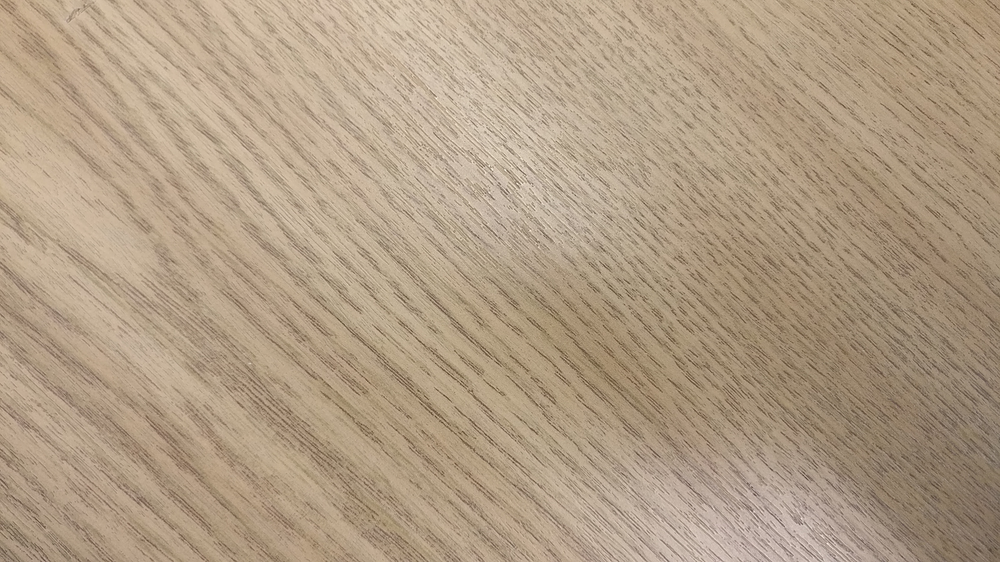
#> input picture selected_topics/forensics/CC_TP1_photos/DSC_0003.PNG, 1000 x 562 px, shrunk from 2304 x 1296 before the run, found by its file name
$ jupyter execute --allow-errors forensics_TP1.ipynb   (shell and % lines are left out)
#> lines starting #> are read from the running program, lines starting #| are printed output that depends on the picture
[cell 1]
import matplotlib.pyplot as plt
import matplotlib.image as mpimg
import cv2
import numpy as np

[cell 2]
#./CC_TP1_photos/DSC_XXXX
img = cv2.imread("./CC_TP1_photos/DSC_0003.png")
#> img is the input picture: shape (562, 1000, 3); mean B, G, R 132.7, 156.4, 176.2
gray = cv2.cvtColor(img, cv2.COLOR_BGR2GRAY)
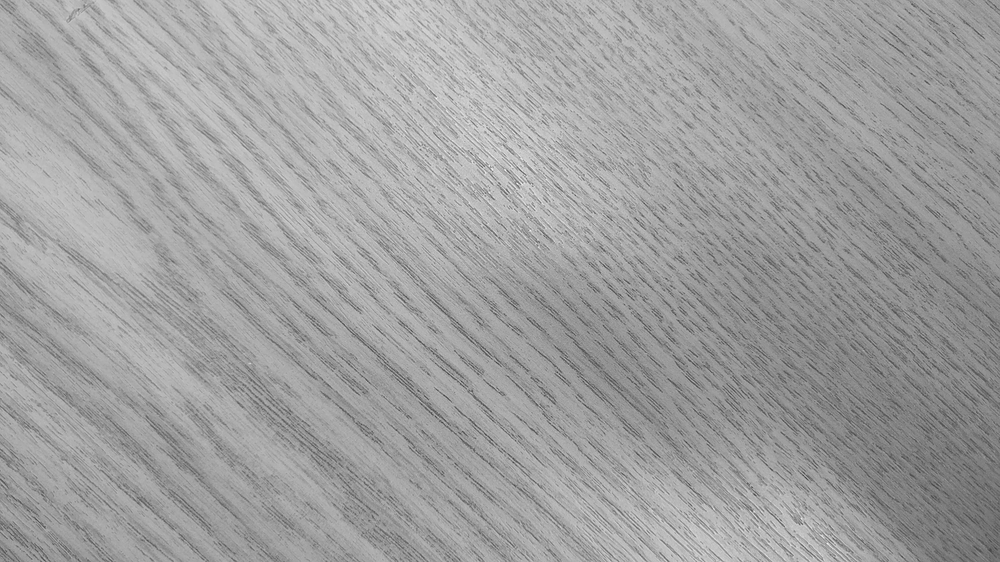
#> gray: shape (562, 1000); min 62, max 249, mean 159.6
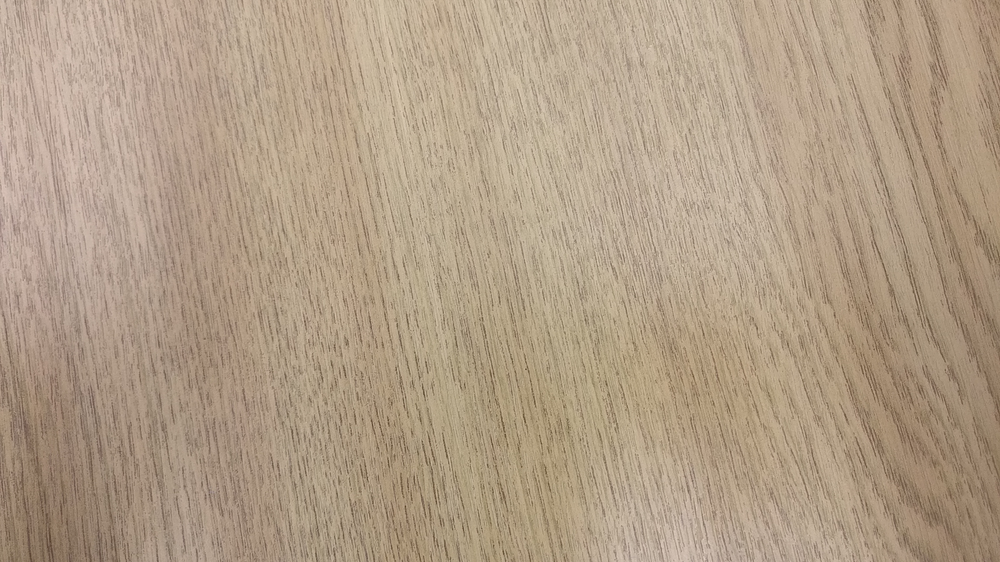
#> input picture selected_topics/forensics/CC_TP1_photos/DSC_0001.PNG, 1000 x 562 px, shrunk from 2304 x 1296 before the run, found by its file name
#> further down, img is the input picture: shape (562, 1000, 3); mean B, G, R 135, 157.5, 177
#> `gray = cv2.cvtColor(img, cv2.COLOR_BGR2GRAY)`:
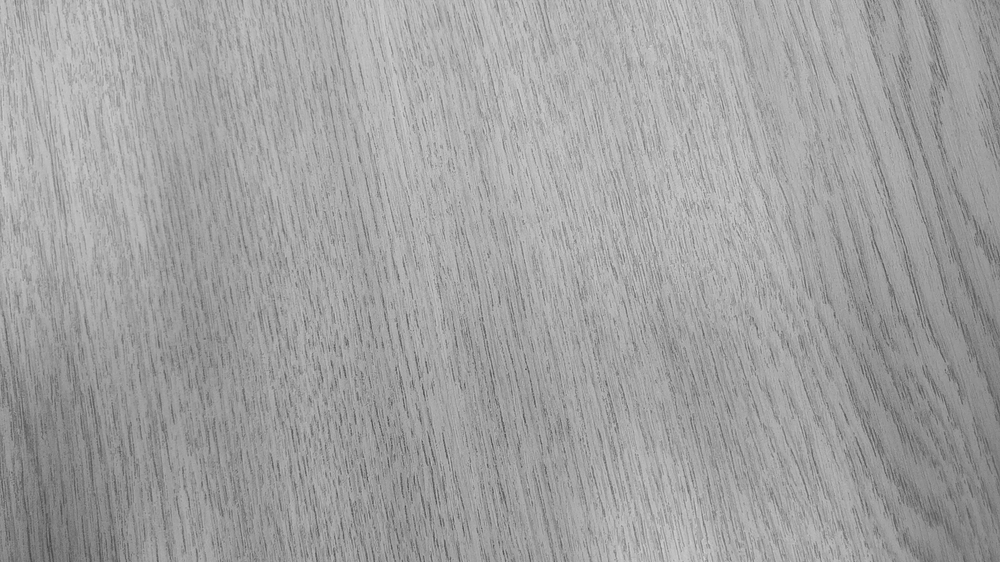
#> gray: shape (562, 1000); min 66, max 213, mean 160.7
#> pass 2 of the loop `for i in range(1, 10):`:
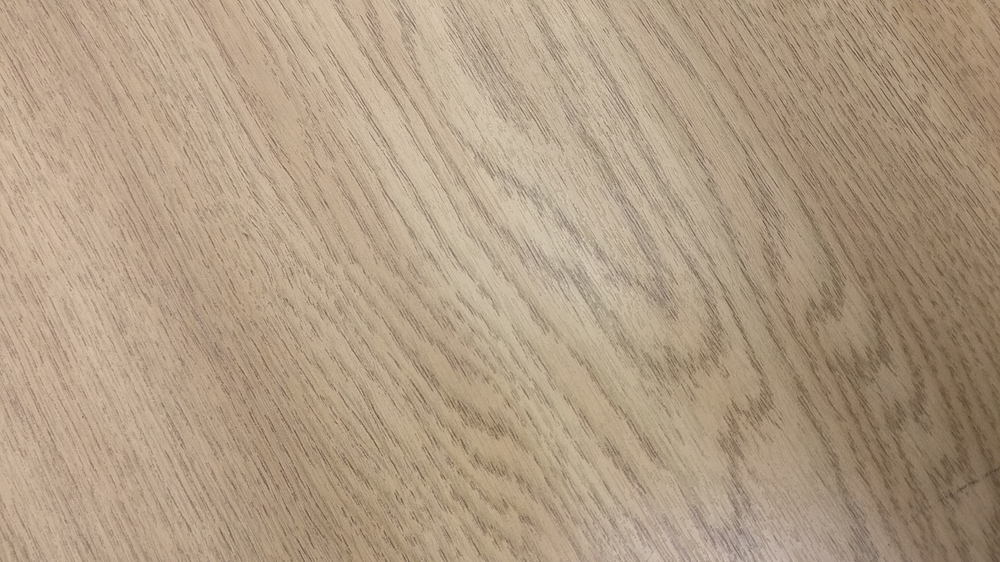
#> input picture selected_topics/forensics/CC_TP1_photos/DSC_0002.PNG, 1000 x 562 px, shrunk from 2304 x 1296 before the run, found by its file name
#> img is the input picture: shape (562, 1000, 3); mean B, G, R 132.2, 155.9, 176.2
#> `gray = cv2.cvtColor(img, cv2.COLOR_BGR2GRAY)`:
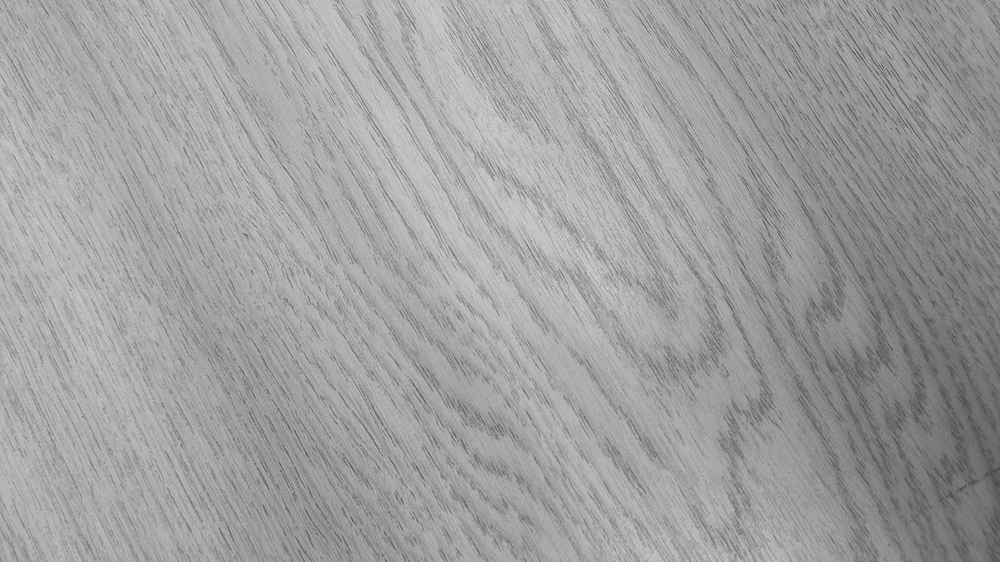
#> gray: shape (562, 1000); min 67, max 221, mean 159.2
plt.imshow(gray, cmap="Greys")

[cell 3]
#convert all images to grayscale
images = []
#> (the rest of this cell did not finish here and is left out)

[cell 4]
#we need to cut each image off
print(images[0].shape)
#| (562, 1000)
test = images[0][0:1000,0:1000]
print(test.shape)
#| (562, 1000)
plt.imshow(test, cmap="Greys")

#this crops all images
for i in range(0, len(images)):
    images[i] = images[i][0:1000,0:1000]
#> this loop made 3 passes
#> after the loop, images = 3 items

[cell 5]
#convert images to double precision
#for i in range(0,len(images)):
#    images[i] = cv2.normalize(images[i].astype('int'),None,0,255,cv2.NORM_MINMAX)

#check whether or not we good...
print(images[0].dtype, images[0].shape)
#| uint8 (562, 1000)
plt.imshow(images[0], cmap="Greys")

[cell 6]
#denoising seems like it only works on int8 for opencv
test = cv2.fastNlMeansDenoising(images[0])
plt.imshow(test, cmap="Greys")

[cell 7]
filtered = []
for i in range(0, len(images)):
    filtered.append(cv2.fastNlMeansDenoising(images[i], h=2))
#> after the loop, filtered = 3 items
print(len(filtered))
#| 3

[cell 8]
W = []
for i in range(0, len(images)):
    W.append(images[i]-filtered[i])
#> after the loop, W = 3 items
print(len(W))
#| 3

[cell 9]
#show that the noise is something that we're looking at
plt.imshow(W[0], cmap="Greys")
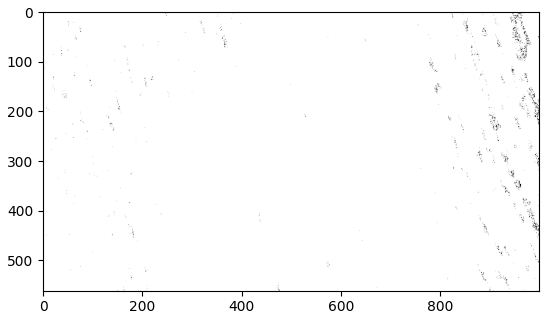
#> figure drawn by matplotlib, 1 panel

[cell 10]
def calc_contribution(W, I):
    #deal with zeros
    old_err_state = np.seterr(divide='raise')
    ignored_states = np.seterr(**old_err_state)
    return np.divide(W*I,I**2)

[cell 11]
test_finger = calc_contribution(W[0],images[0])
plt.imshow(test_finger)

[cell 12]
#store all the fingerprints
fingerprints = []
for i in range(0, len(images)):
    fingerprints.append(calc_contribution(W[i],images[i]))
#> after the loop, fingerprints = 3 items
print(len(fingerprints))
#| 3
